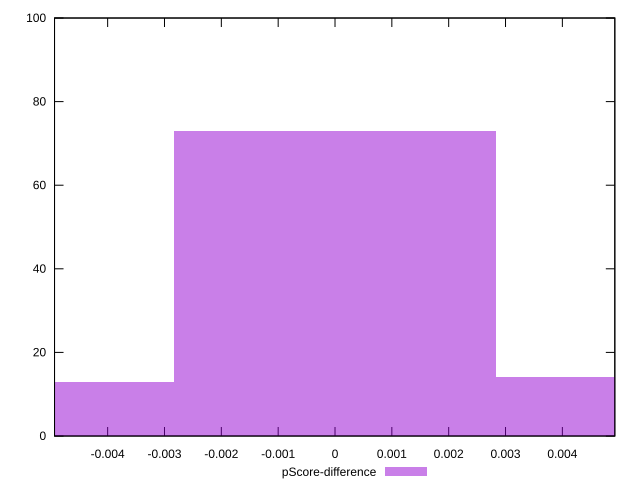

Source code (gnuplot):
reset

$pScoreDifference <<EOF
0.005660533421094236 14
0 73
-0.005660533421094236 13
EOF

set key outside below
set boxwidth 0.005660533421094236
set xrange [-0.004934540369460727:0.004922906032315821]
set yrange [0:100]
set trange [0:100]
set style fill transparent solid 0.5 noborder
set terminal svg size 640, 490 enhanced background rgb 'white'
set output "report/report_00029_2021-02-24T13-36-40.390Z/first-meaningful-paint/samples/agenda/pScore-difference/histogram.svg"

plot $pScoreDifference title "pScore-difference" with boxes

reset
